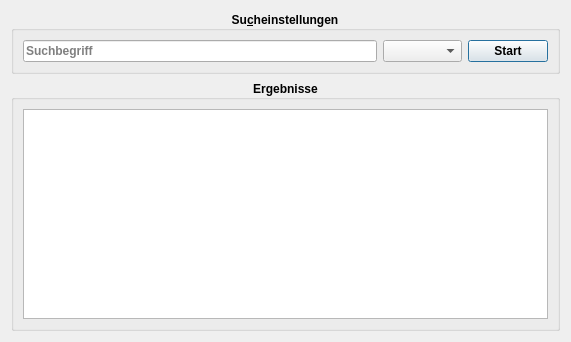
<?xml version="1.0" encoding="UTF-8"?>
<ui version="4.0">
 <class>LCDlgSearch</class>
 <widget class="QDialog" name="LCDlgSearch">
  <property name="geometry">
   <rect>
    <x>0</x>
    <y>0</y>
    <width>571</width>
    <height>342</height>
   </rect>
  </property>
  <property name="windowTitle">
   <string>Suche</string>
  </property>
  <layout class="QGridLayout" name="gridLayout_2">
   <item row="1" column="0">
    <layout class="QGridLayout" name="gridLayout">
     <item row="0" column="0">
      <widget class="QGroupBox" name="grpSettings">
       <property name="font">
        <font>
         <weight>75</weight>
         <bold>true</bold>
        </font>
       </property>
       <property name="title">
        <string>Su&amp;cheinstellungen</string>
       </property>
       <property name="alignment">
        <set>Qt::AlignCenter</set>
       </property>
       <property name="flat">
        <bool>false</bool>
       </property>
       <property name="checkable">
        <bool>false</bool>
       </property>
       <layout class="QHBoxLayout" name="horizontalLayout_2">
        <item>
         <layout class="QHBoxLayout" name="horizontalLayout">
          <item>
           <widget class="QLineEdit" name="txtSearchTerm">
            <property name="readOnly">
             <bool>false</bool>
            </property>
            <property name="placeholderText">
             <string>Suchbegriff</string>
            </property>
           </widget>
          </item>
          <item>
           <widget class="QComboBox" name="cmbMode"/>
          </item>
          <item>
           <widget class="QPushButton" name="btnStart">
            <property name="text">
             <string>Start</string>
            </property>
           </widget>
          </item>
         </layout>
        </item>
       </layout>
      </widget>
     </item>
     <item row="1" column="0">
      <widget class="QGroupBox" name="grpResults">
       <property name="font">
        <font>
         <weight>75</weight>
         <bold>true</bold>
        </font>
       </property>
       <property name="title">
        <string>Ergebnisse</string>
       </property>
       <property name="alignment">
        <set>Qt::AlignCenter</set>
       </property>
       <layout class="QVBoxLayout" name="verticalLayout_2">
        <item>
         <layout class="QVBoxLayout" name="verticalLayout">
          <item>
           <widget class="QListWidget" name="lstResults"/>
          </item>
         </layout>
        </item>
       </layout>
      </widget>
     </item>
    </layout>
   </item>
  </layout>
 </widget>
 <resources/>
 <connections/>
</ui>
